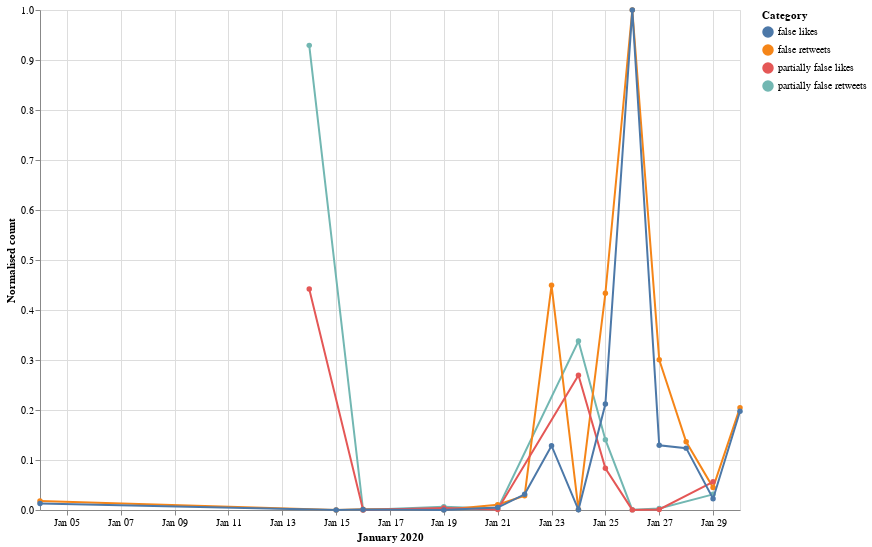

This figure's notebook cell:
### Markdown cell above
The line chart is created:

### Code cell
c = alt.Chart(df_retweets).mark_line(point=True).encode(
    alt.X('monthdate(Dates):T', title='January 2020'),
    alt.Y('Retweets', title='Normalised count'),
    color="Category"
).properties(
    width=700,
    height=500
)


c1 = alt.Chart(df_likes).mark_line(point=True).encode(
    alt.X('monthdate(Dates):T', title='January 2020'),
    alt.Y('Likes', title='Normalised count'),
    color="Category"
).properties(
    width=700,
    height=500
)


c2 = alt.layer(c,c1)
c2

### Figure 1 — Vega-Lite specification as saved in the notebook (floating-point values rounded to 4 significant figures)
{"config": {"view": {"continuousWidth": 400, "continuousHeight": 300}}, "layer": [{"data": {"name": "data-7fd80fedc055aca10a538027450f85ad"}, "mark": {"type": "line", "point": true}, "encoding": {"color": {"type": "nominal", "field": "Category"}, "x": {"type": "temporal", "field": "Dates", "timeUnit": "monthdate", "title": "January 2020"}, "y": {"type": "quantitative", "field": "Retweets", "title": "Normalised count"}}, "height": 500, "width": 700}, {"data": {"name": "data-ee9913afb805a59f2d5566e98e406683"}, "mark": {"type": "line", "point": true}, "encoding": {"color": {"type": "nominal", "field": "Category"}, "x": {"type": "temporal", "field": "Dates", "timeUnit": "monthdate", "title": "January 2020"}, "y": {"type": "quantitative", "field": "Likes", "title": "Normalised count"}}, "height": 500, "width": 700}], "$schema": "https://vega.github.io/schema/vega-lite/v4.8.1.json", "datasets": {"data-7fd80fedc055aca10a538027450f85ad": [{"Dates": "2020-01-16T00:00:00", "Retweets": 0.0, "Category": "partially false retweets"}, {"Dates": "2020-01-27T00:00:00", "Retweets": 0.3003, "Category": "false retweets"}, {"Dates": "2020-01-16T00:00:00", "Retweets": 0.001516, "Category": "false retweets"}, {"Dates": "2020-01-14T00:00:00", "Retweets": 0.9293, "Category": "partially false retweets"}, {"Dates": "2020-01-19T00:00:00", "Retweets": 0.006595, "Category": "partially false retweets"}, {"Dates": "2020-01-21T00:00:00", "Retweets": 0.002663, "Category": "partially false retweets"}, {"Dates": "2020-01-29T00:00:00", "Retweets": 0.04502, "Category": "false retweets"}, {"Dates": "2020-01-19T00:00:00", "Retweets": 0.0006554, "Category": "false retweets"}, {"Dates": "2020-01-22T00:00:00", "Retweets": 0.02863, "Category": "false retweets"}, {"Dates": "2020-01-21T00:00:00", "Retweets": 0.01061, "Category": "false retweets"}, {"Dates": "2020-01-26T00:00:00", "Retweets": 1.0, "Category": "false retweets"}, {"Dates": "2020-01-30T00:00:00", "Retweets": 0.2047, "Category": "false retweets"}, {"Dates": "2020-01-04T00:00:00", "Retweets": 0.01806, "Category": "false retweets"}, {"Dates": "2020-01-23T00:00:00", "Retweets": 0.4495, "Category": "false retweets"}, {"Dates": "2020-01-24T00:00:00", "Retweets": 0.0007783, "Category": "false retweets"}, {"Dates": "2020-01-24T00:00:00", "Retweets": 0.3379, "Category": "partially false retweets"}, {"Dates": "2020-01-25T00:00:00", "Retweets": 0.4335, "Category": "false retweets"}, {"Dates": "2020-01-25T00:00:00", "Retweets": 0.1405, "Category": "partially false retweets"}, {"Dates": "2020-01-26T00:00:00", "Retweets": 0.0002867, "Category": "partially false retweets"}, {"Dates": "2020-01-27T00:00:00", "Retweets": 0.003154, "Category": "partially false retweets"}, {"Dates": "2020-01-28T00:00:00", "Retweets": 0.1365, "Category": "false retweets"}, {"Dates": "2020-01-29T00:00:00", "Retweets": 0.03129, "Category": "partially false retweets"}, {"Dates": "2020-01-15T00:00:00", "Retweets": 0.0001229, "Category": "false retweets"}], "data-ee9913afb805a59f2d5566e98e406683": [{"Dates": "2020-01-16T00:00:00", "Likes": 0.0, "Category": "partially false likes"}, {"Dates": "2020-01-27T00:00:00", "Likes": 0.1295, "Category": "false likes"}, {"Dates": "2020-01-16T00:00:00", "Likes": 0.001081, "Category": "false likes"}, {"Dates": "2020-01-14T00:00:00", "Likes": 0.442, "Category": "partially false likes"}, {"Dates": "2020-01-19T00:00:00", "Likes": 0.003816, "Category": "partially false likes"}, {"Dates": "2020-01-21T00:00:00", "Likes": 0.001048, "Category": "partially false likes"}, {"Dates": "2020-01-29T00:00:00", "Likes": 0.02246, "Category": "false likes"}, {"Dates": "2020-01-19T00:00:00", "Likes": 0.0001802, "Category": "false likes"}, {"Dates": "2020-01-22T00:00:00", "Likes": 0.03132, "Category": "false likes"}, {"Dates": "2020-01-21T00:00:00", "Likes": 0.004848, "Category": "false likes"}, {"Dates": "2020-01-26T00:00:00", "Likes": 1.0, "Category": "false likes"}, {"Dates": "2020-01-30T00:00:00", "Likes": 0.1975, "Category": "false likes"}, {"Dates": "2020-01-04T00:00:00", "Likes": 0.01278, "Category": "false likes"}, {"Dates": "2020-01-23T00:00:00", "Likes": 0.1287, "Category": "false likes"}, {"Dates": "2020-01-24T00:00:00", "Likes": 0.0003603, "Category": "false likes"}, {"Dates": "2020-01-24T00:00:00", "Likes": 0.2695, "Category": "partially false likes"}, {"Dates": "2020-01-25T00:00:00", "Likes": 0.2118, "Category": "false likes"}, {"Dates": "2020-01-25T00:00:00", "Likes": 0.0834, "Category": "partially false likes"}, {"Dates": "2020-01-26T00:00:00", "Likes": 0.0002457, "Category": "partially false likes"}, {"Dates": "2020-01-27T00:00:00", "Likes": 0.001114, "Category": "partially false likes"}, {"Dates": "2020-01-28T00:00:00", "Likes": 0.1237, "Category": "false likes"}, {"Dates": "2020-01-29T00:00:00", "Likes": 0.05636, "Category": "partially false likes"}, {"Dates": "2020-01-15T00:00:00", "Likes": 0.0001147, "Category": "false likes"}]}}
